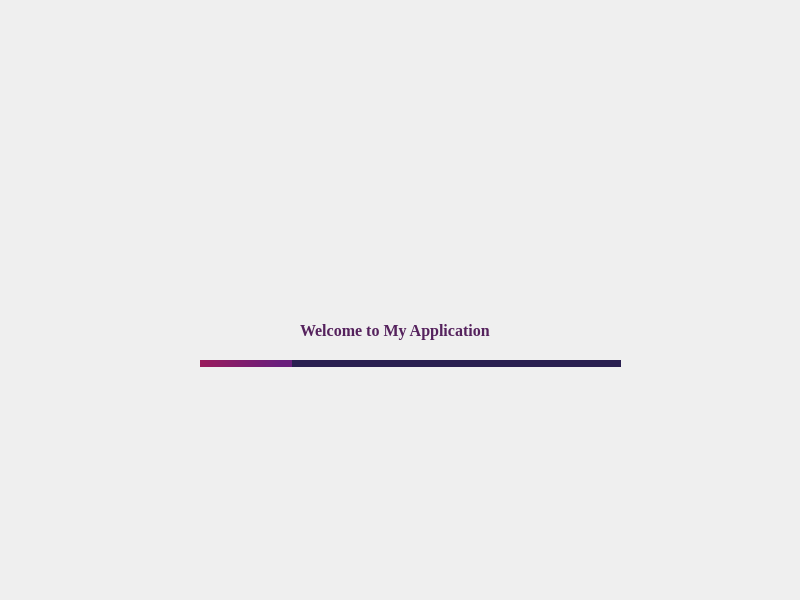
<?xml version="1.0" encoding="UTF-8"?>
<ui version="4.0">
 <class>SplasScreen</class>
 <widget class="QMainWindow" name="SplasScreen">
  <property name="geometry">
   <rect>
    <x>0</x>
    <y>0</y>
    <width>800</width>
    <height>600</height>
   </rect>
  </property>
  <property name="windowTitle">
   <string>Splash Screen</string>
  </property>
  <widget class="QWidget" name="centralwidget">
   <widget class="QFrame" name="main_frame">
    <property name="geometry">
     <rect>
      <x>160</x>
      <y>210</y>
      <width>500</width>
      <height>200</height>
     </rect>
    </property>
    <property name="styleSheet">
     <string notr="true">
border-radius:20px;</string>
    </property>
    <property name="frameShape">
     <enum>QFrame::StyledPanel</enum>
    </property>
    <property name="frameShadow">
     <enum>QFrame::Raised</enum>
    </property>
    <widget class="QFrame" name="logo_frame">
     <property name="geometry">
      <rect>
       <x>40</x>
       <y>10</y>
       <width>421</width>
       <height>91</height>
      </rect>
     </property>
     <property name="styleSheet">
      <string notr="true">image: url(:/images/images/logo.png);
background-color:none;</string>
     </property>
     <property name="frameShape">
      <enum>QFrame::StyledPanel</enum>
     </property>
     <property name="frameShadow">
      <enum>QFrame::Raised</enum>
     </property>
    </widget>
    <widget class="QLabel" name="label_Description">
     <property name="geometry">
      <rect>
       <x>140</x>
       <y>110</y>
       <width>231</width>
       <height>21</height>
      </rect>
     </property>
     <property name="font">
      <font>
       <family>Georgia</family>
       <pointsize>12</pointsize>
       <weight>75</weight>
       <bold>true</bold>
      </font>
     </property>
     <property name="styleSheet">
      <string notr="true">color: rgb(85, 34, 93);</string>
     </property>
     <property name="text">
      <string>Welcome to My Application</string>
     </property>
    </widget>
    <widget class="QProgressBar" name="progressBar">
     <property name="geometry">
      <rect>
       <x>40</x>
       <y>150</y>
       <width>421</width>
       <height>7</height>
      </rect>
     </property>
     <property name="styleSheet">
      <string notr="true">QProgressBar{
	background-color: rgb(41, 31, 80);
	color: rgb(200, 200, 200);
	border-style:none;
	border-radius: 5px;
}

QProgressBar::chunk{
	background-color: qlineargradient(spread:pad, x1:0, y1:0.518, x2:0.994318, y2:0.54, stop:0 rgba(153, 27, 92, 255), stop:0.875 rgba(105, 30, 124, 255));
	border-radius: 5px;
}
</string>
     </property>
     <property name="value">
      <number>22</number>
     </property>
     <property name="alignment">
      <set>Qt::AlignCenter</set>
     </property>
     <property name="textVisible">
      <bool>false</bool>
     </property>
     <property name="orientation">
      <enum>Qt::Horizontal</enum>
     </property>
    </widget>
   </widget>
  </widget>
 </widget>
 <resources>
  <include location="logo.qrc"/>
 </resources>
 <connections/>
</ui>
